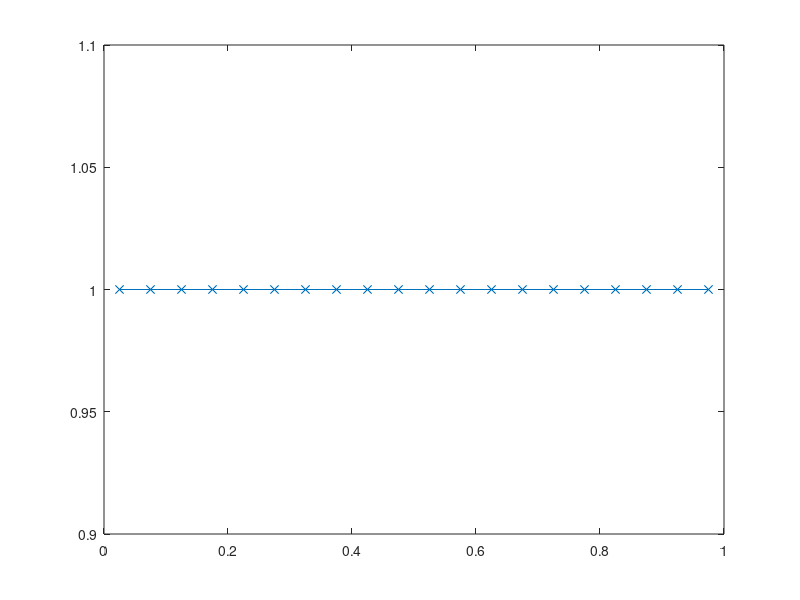
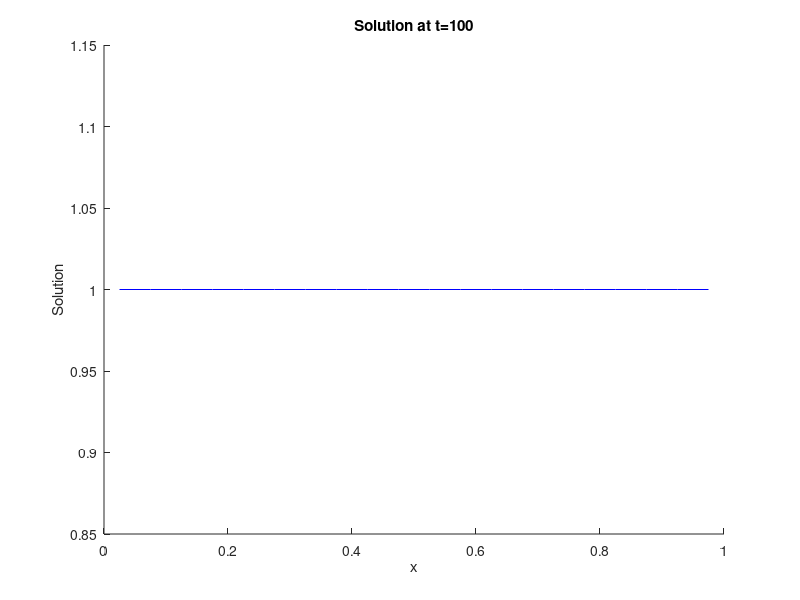

Write the MATLAB code that produced these figures, in order.
%% Input data
N  = 20;        % number of cells

dt   = 0.1;     % time step
tend = 100;      % total simulation time

fmt = 'b-';     % linecolor for plot of final solution

show_sol = 1;   % (=1) show intermediate solutions during simulation

method = 3;     % method = 1 : exact at t(n+1)
                % method = 2 : exact at t(n+1/2)
                % method = 3 : DGCL
if (method == 1)
  disp('Mesh velocities are EXACT at t(n+1)');
elseif (method == 2)
  disp('Mesh velocities are EXACT at t(n+1/2)');
else
  disp('Mesh velocities satisfy DGCL');
end

%% Initialisation

dx = zeros(1,N);    % cell volumes
xi = zeros(1,N+1);  % face centers
x  = zeros(1,N);    % cell centers
u  = ones(1,N);     % solution

dx_tn = zeros(1,N);    % cell volumes at tn
xi_tn = zeros(1,N+1);  % face centers at tn
u_tn  = ones(1,N);     % solution at tn

dx_tnm1 = zeros(1,N);    % cell volumes at tn-1
xi_tnm1 = zeros(1,N+1);  % face centers at tn-1
u_tnm1  = ones(1,N);     % solution at tn-1

xi  = (0:N)/N;              % face centers
xi0 = (0:N)/N;              % face centers at t=0
x   = (1:N)/N - 0.5/N;      % cell centers
dx  = xi(2:N+1) - xi(1:N);  % cell volumes

% Plot initial solution
figure(1);
hold off;
axis([0 1 0.98 1.02]);
plot(x,u,'-x');
hold off;

L = zeros(N);   % Discretization matrix

alpha_BE = [1 -1 0]; % Time discretization coefficients (first step Backward Euler)
alpha_BDF = [1.5 -2 0.5]; % Time discretization coefficients (first step Backward Euler)
alpha = alpha_BE; %[1 -1 0]; % Time discretization coefficients (first step Backward Euler)

%% Simulation loop
for t=dt:dt:tend

  dx_tn = dx;  % store cell volume at tn
  xi_tn = xi;  % store face center at tn
  u_tn  = u;   % store solution at tn
  
  xi     = xi0 + sin(2*pi*t) * sin(2*pi*xi0) / N;   % face centers at tn+1
  dx     = xi(2:N+1)-xi(1:N);                       % cell volumes at tn+1
  x      = xi(1:N) + dx/2;                          % cell centers at tn+1
  
  dxidt_exnp1   = 2*pi*cos(2*pi*(t))*sin(2*pi*xi0) / N;         % exact face velocity at tn+1
  dxidt_exnp1_2 = 2*pi*cos(2*pi*(t-dt/2))*sin(2*pi*xi0) / N;    % exact face velocity at tn+1/2

  %% IMPLEMENTATION OF DGCL
  dxidt_dgcl    = (alpha(1) * xi + alpha(2) * xi_tn + alpha(3) * xi_tnm1) / dt; % face velocity satisfying D-GCL
  %%

  if (method == 1)
    dxidt = dxidt_exnp1;
  elseif (method ==2)
    dxidt = dxidt_exnp1_2;
  else
    dxidt = dxidt_dgcl;
  end
    
  % Setting up system to solve; for each cell:
  %
  %    i=3            (u*dx)^(n+2-i)      
  %   SUM   alpha(i) -------------- - [ u_leftface * dxidt_leftface * (-1) + u_rightface * dxidt_rightface * (+1) ] = 0
  %    i=1                 dt                 
  %
  % which can be written for the total system as:
  %
  % L u^(n+1) = alpha(0) * (u*dx)^n + alpha(-1) * (u*dx)^(n-1)
  %
  % We use a simple avarage to compute the solution at a cell face:
  %   u_face = 0.5 * (u_leftcell + u_rightcell)
  %
  % Internal cells
  for i=2:N-1
    L(i,i-1:i+1) = [0 alpha(1)*dx(i) 0] - dt * 0.5*[-dxidt(i) dxidt(i+1)-dxidt(i) dxidt(i+1)];
  end
  % Boundary cells
  L(1,1:2)   = [alpha(1)*dx(1) 0] - dt * 0.5*[dxidt(2)-2*dxidt(1) dxidt(2)];
  L(N,N-1:N) = [0 alpha(1)*dx(N)] - dt * 0.5*[-dxidt(N) 2*dxidt(N+1)-dxidt(N)];

  % solve system
  u = (L\(-alpha(2)*(dx_tn.*u_tn)'-alpha(3)*(dx_tnm1.*u_tnm1)'))';

  % update old variables
  dx_tnm1 = dx_tn;
  u_tnm1  =  u_tn;
  xi_tnm1 = xi_tn;
  
  % After first time step we can use 
  alpha= alpha_BDF;
  
  % Show intermediate solution
%   if (show_sol)
%     figure(1);
%     hold off;
%     plot(x,u,'-x');
%     axis([0 1 0.8 1.2]);
% %    pause
%   end
  
end

%% Plot final solution
figure(2);
hold on;
title(['Solution at t=' num2str(tend)]);
ylabel('Solution');
xlabel('x');
plot(x,u,fmt);
